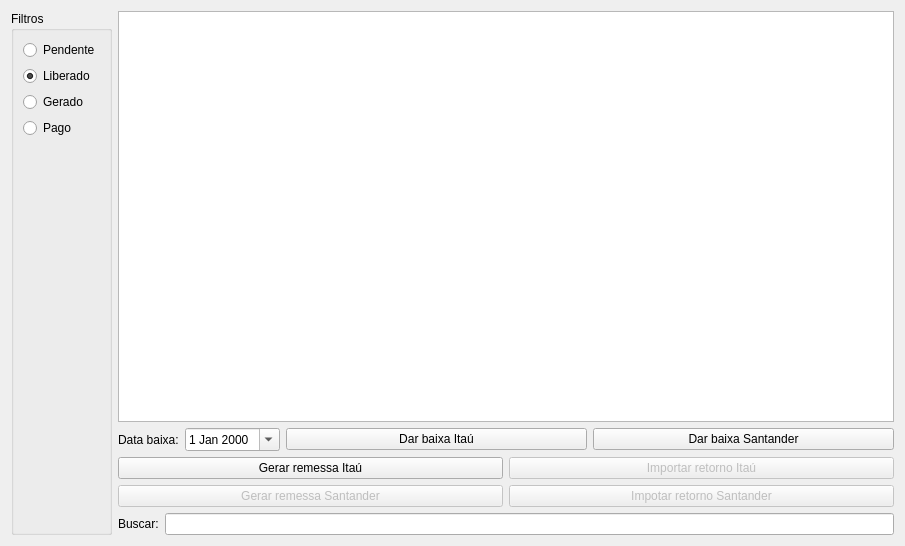
<?xml version="1.0" encoding="UTF-8"?>
<ui version="4.0">
 <class>WidgetGare</class>
 <widget class="QWidget" name="WidgetGare">
  <property name="geometry">
   <rect>
    <x>0</x>
    <y>0</y>
    <width>905</width>
    <height>546</height>
   </rect>
  </property>
  <property name="windowTitle">
   <string>Form</string>
  </property>
  <layout class="QGridLayout" name="gridLayout_5">
   <item row="0" column="1">
    <widget class="TableView" name="table">
     <property name="editTriggers">
      <set>QAbstractItemView::NoEditTriggers</set>
     </property>
     <property name="selectionMode">
      <enum>QAbstractItemView::MultiSelection</enum>
     </property>
     <property name="selectionBehavior">
      <enum>QAbstractItemView::SelectRows</enum>
     </property>
     <property name="sortingEnabled">
      <bool>true</bool>
     </property>
    </widget>
   </item>
   <item row="1" column="1">
    <layout class="QGridLayout" name="gridLayout">
     <item row="0" column="0">
      <widget class="QLabel" name="label_2">
       <property name="sizePolicy">
        <sizepolicy hsizetype="Maximum" vsizetype="Preferred">
         <horstretch>0</horstretch>
         <verstretch>0</verstretch>
        </sizepolicy>
       </property>
       <property name="text">
        <string>Data baixa:</string>
       </property>
      </widget>
     </item>
     <item row="0" column="1">
      <widget class="QDateEdit" name="dateEdit">
       <property name="sizePolicy">
        <sizepolicy hsizetype="Maximum" vsizetype="Fixed">
         <horstretch>0</horstretch>
         <verstretch>0</verstretch>
        </sizepolicy>
       </property>
       <property name="calendarPopup">
        <bool>true</bool>
       </property>
      </widget>
     </item>
     <item row="0" column="2">
      <widget class="QPushButton" name="pushButtonDarBaixaItau">
       <property name="text">
        <string>Dar baixa Itaú</string>
       </property>
      </widget>
     </item>
     <item row="0" column="3">
      <widget class="QPushButton" name="pushButtonDarBaixaSantander">
       <property name="text">
        <string>Dar baixa Santander</string>
       </property>
      </widget>
     </item>
    </layout>
   </item>
   <item row="2" column="1">
    <layout class="QGridLayout" name="gridLayout_4">
     <item row="0" column="0">
      <widget class="QPushButton" name="pushButtonRemessaItau">
       <property name="enabled">
        <bool>true</bool>
       </property>
       <property name="text">
        <string>Gerar remessa Itaú</string>
       </property>
      </widget>
     </item>
     <item row="0" column="1">
      <widget class="QPushButton" name="pushButtonRetornoItau">
       <property name="enabled">
        <bool>false</bool>
       </property>
       <property name="text">
        <string>Importar retorno Itaú</string>
       </property>
      </widget>
     </item>
     <item row="1" column="0">
      <widget class="QPushButton" name="pushButtonRemessaSantander">
       <property name="enabled">
        <bool>false</bool>
       </property>
       <property name="text">
        <string>Gerar remessa Santander</string>
       </property>
      </widget>
     </item>
     <item row="1" column="1">
      <widget class="QPushButton" name="pushButtonRetornoSantander">
       <property name="enabled">
        <bool>false</bool>
       </property>
       <property name="text">
        <string>Impotar retorno Santander</string>
       </property>
      </widget>
     </item>
    </layout>
   </item>
   <item row="3" column="1">
    <layout class="QGridLayout" name="gridLayout_2">
     <item row="0" column="0">
      <widget class="QLabel" name="label">
       <property name="text">
        <string>Buscar:</string>
       </property>
      </widget>
     </item>
     <item row="0" column="1">
      <widget class="QLineEdit" name="lineEditBusca">
       <property name="enabled">
        <bool>true</bool>
       </property>
      </widget>
     </item>
    </layout>
   </item>
   <item row="0" column="0" rowspan="4">
    <widget class="QGroupBox" name="groupBoxFiltros">
     <property name="enabled">
      <bool>true</bool>
     </property>
     <property name="title">
      <string>Filtros</string>
     </property>
     <layout class="QGridLayout" name="gridLayout_3">
      <item row="4" column="0">
       <spacer name="verticalSpacer">
        <property name="orientation">
         <enum>Qt::Vertical</enum>
        </property>
        <property name="sizeHint" stdset="0">
         <size>
          <width>20</width>
          <height>40</height>
         </size>
        </property>
       </spacer>
      </item>
      <item row="2" column="0">
       <widget class="QRadioButton" name="radioButtonGerado">
        <property name="text">
         <string>Gerado</string>
        </property>
       </widget>
      </item>
      <item row="0" column="0">
       <widget class="QRadioButton" name="radioButtonPendente">
        <property name="text">
         <string>Pendente</string>
        </property>
       </widget>
      </item>
      <item row="3" column="0">
       <widget class="QRadioButton" name="radioButtonPago">
        <property name="text">
         <string>Pago</string>
        </property>
       </widget>
      </item>
      <item row="1" column="0">
       <widget class="QRadioButton" name="radioButtonLiberado">
        <property name="text">
         <string>Liberado</string>
        </property>
        <property name="checked">
         <bool>true</bool>
        </property>
       </widget>
      </item>
     </layout>
    </widget>
   </item>
  </layout>
 </widget>
 <customwidgets>
  <customwidget>
   <class>TableView</class>
   <extends>QTableView</extends>
   <header>src/tableview.h</header>
  </customwidget>
 </customwidgets>
 <resources/>
 <connections/>
</ui>
